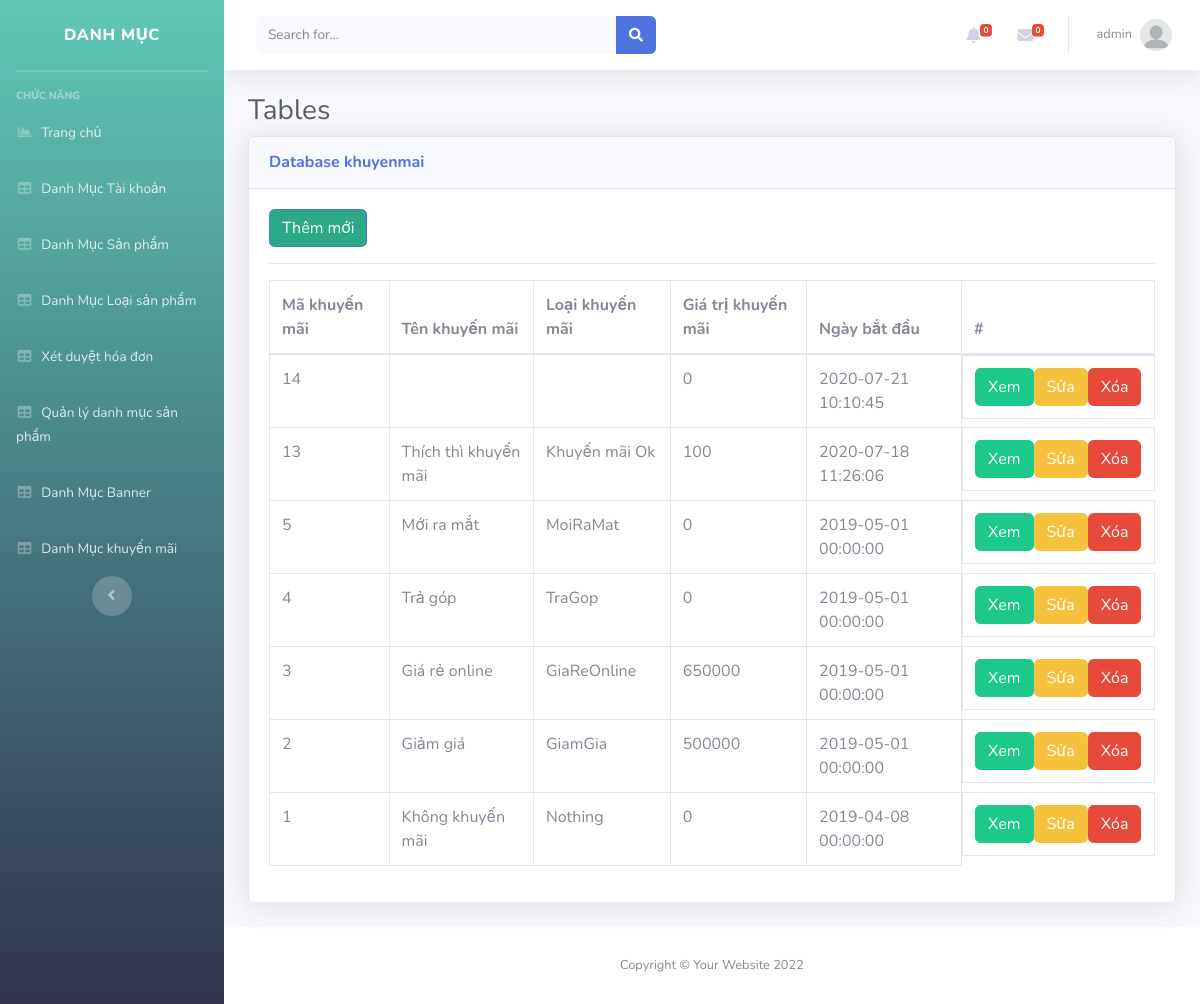
Page /Admin/index.php?mod=khuyenmai (signed in) on the earlier database version.
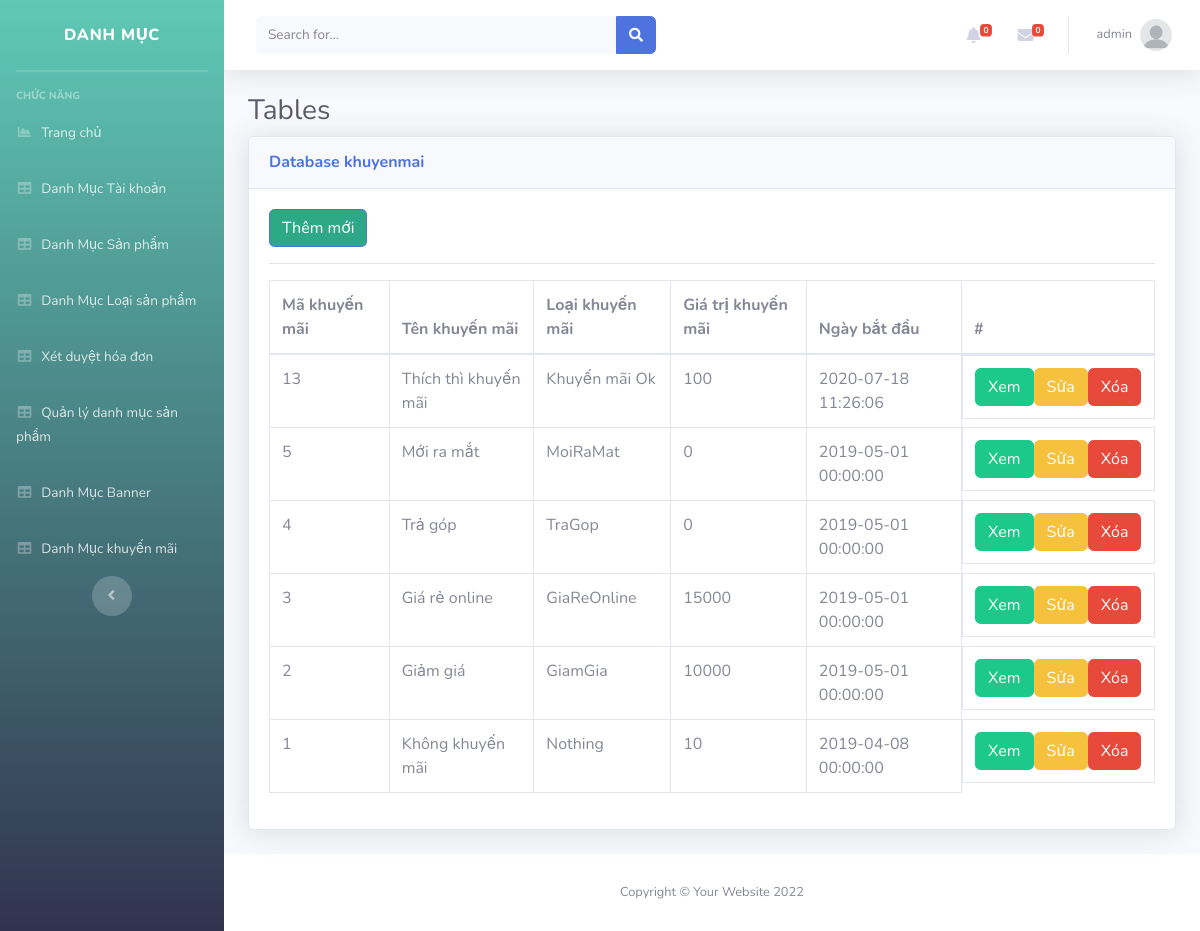
Same page on the later database version.
### tables this page shows
CREATE TABLE `khuyenmai` (
  `MaKM` int(11) NOT NULL,
  `TenKM` varchar(100) NOT NULL,
  `LoaiKM` varchar(20) NOT NULL,
  `GiaTriKM` float(11,0) NOT NULL,
  `NgayBD` datetime NOT NULL,
  `TrangThai` int(11) NOT NULL
);

### Admin/MVC/controllers/KhuyenmaiController.php (called while the page is built, shortened)
<?php
class KhuyenmaiController
{
	var $khuyenmai_model;
	function __construct()
	{
		$this->khuyenmai_model = new khuyenmai();
	}
	public function list()
	{
		$data = $this->khuyenmai_model->All();
		require_once("MVC/Views/Admin/index.php");
	}
}

### Admin/MVC/Models/connection.php (called while the page is built, shortened)
<?php
    class Connection{
        function __construct()
        {
            $severname ="localhost";
            $username ="root";
            $password ="";
            $db_name ="shopbansach";
            $this->conn = new mysqli($severname,$username,$password,$db_name);
        }
    }
?>

### Admin/MVC/Models/model.php (called while the page is built, shortened)
<?php
require_once("connection.php");
class Model
{
    var $table;
    var $contens;
    function __construct()
    {
        $conn_obj = new Connection();
        $this->conn = $conn_obj->conn;
    }
    function All()
    {
        $query = "select * from $this->table ORDER BY $this->contens DESC ";
        require("result.php");
        return $data;
    }
}

### Admin/MVC/Models/result.php (called while the page is built)
<?php
$result = $this->conn->query($query);
$data = array();
while ($row = $result->fetch_assoc()) {
    $data[] = $row;
}
?>

### Admin/MVC/Views/khuyenmai/list.php (the view, shortened to what this page needs)
<?php if (isset($_SESSION['isLogin_Admin']) && $_SESSION['isLogin_Admin'] == true) { ?>
<a style="background-color: #2ea987;" href="?mod=khuyenmai&act=add" type="button" class="btn btn-primary">Thêm mới</a>
<?php } ?>
<hr>
<table class="table table-bordered" id="dataTable" width="100%" cellspacing="0">
  <thead>
    <tr>
      <th scope="col">Mã khuyến mãi</th>
      <th scope="col">Tên khuyến mãi</th>
      <th scope="col">Loại khuyến mãi</th>
      <th scope="col">Giá trị khuyến mãi</th>
      <th scope="col">Ngày bắt đầu</th>
      <th>#</th>
    </tr>
  </thead>
  <tbody>
    <?php foreach ($data as $row) { ?>
      <tr>
        <td><?= $row['MaKM'] ?></td>
        <td><?= $row['TenKM'] ?></td>
        <td><?= $row['LoaiKM'] ?></td>
        <td><?= $row['GiaTriKM'] ?></td>
        <td><?= $row['NgayBD'] ?></td>
        <td style="display: flex;">
          <a href="?mod=khuyenmai&act=detail&id=<?= $row['MaKM'] ?>" class="btn btn-success">Xem</a>
          <?php if (isset($_SESSION['isLogin_Admin']) && $_SESSION['isLogin_Admin'] == true) { ?>
          <a href="?mod=khuyenmai&act=edit&id=<?= $row['MaKM'] ?>" class="btn btn-warning">Sửa</a>
          <a href="?mod=khuyenmai&act=delete&id=<?= $row['MaKM'] ?>" onclick="return confirm('Bạn có thật sự muốn xóa ?');" type="button" class="btn btn-danger">Xóa</a>
          <?php }?>
        </td>
      </tr>
    <?php } ?>
</table>

Differences in the rows shown:
removed khuyenmai: MaKM "14", GiaTriKM "0", NgayBD "2020-07-21 10:10:45"
changed khuyenmai "Giá rẻ online": GiaTriKM "650000" → "15000"
changed khuyenmai "Giảm giá": GiaTriKM "500000" → "10000"
changed khuyenmai "Không khuyến mãi": GiaTriKM "0" → "10"
